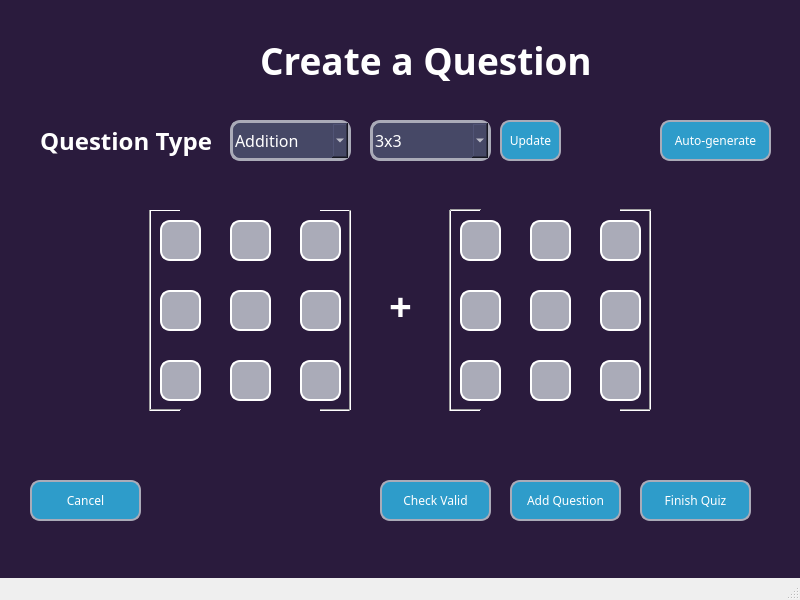
<?xml version="1.0" encoding="UTF-8"?>
<ui version="4.0">
 <class>MainWindow</class>
 <widget class="QMainWindow" name="MainWindow">
  <property name="geometry">
   <rect>
    <x>0</x>
    <y>0</y>
    <width>800</width>
    <height>600</height>
   </rect>
  </property>
  <property name="windowTitle">
   <string>MainWindow</string>
  </property>
  <property name="styleSheet">
   <string notr="true">*{
	font: Open Sans SemiBold;
	font-color: white;
}


QPushButton{
    background-color: #2e9cca;
    border-style: solid;
    border-width: 2px;
    border-radius: 10px;
    border-color: #aaabb8;
	color: white;
}

QPushButton:pressed {
	border-width: 5px;
	border-color: white;
	
}

QPushButton:hover{
	background-color: #2964BA;
}

QPushButton:disabled{
	background-color: #464866
}

#centralwidget{
	background: #2A1B3D;
}

QLineEdit{
	background-color: #aaabb8;
	border-style: solid;
	border-width: 2px;
	border-radius: 10px;
	border-color: white;
	selection-background-color: dark grey;
	color: black;
	padding: 2px
}

QLabel{
	color: white;
	font: bold;

}

QTableWidget{
	background-color: #464866;
	color: white;
	selection-background-color: #2964BA;
	border-color: #aaabb8;
	border-style: solid;
	border-width: 1px;
	border-radius: 15px;
	gridline-color: #aaabb8;
}

QRadioButton{
	color: white;
}

QComboBox{
	background: #464866;
	color: white;
	border-color: #aaabb8;
	border-style: solid;
	border-width: 3px;
	border-radius: 10px;
	font-size: 16px;
}

QComboBox:hover{
	background: #2964BA
}



</string>
  </property>
  <widget class="QWidget" name="centralwidget">
   <widget class="QLabel" name="label">
    <property name="geometry">
     <rect>
      <x>260</x>
      <y>30</y>
      <width>341</width>
      <height>61</height>
     </rect>
    </property>
    <property name="font">
     <font>
      <family>Sans SemiBold</family>
      <pointsize>28</pointsize>
      <weight>75</weight>
      <italic>false</italic>
      <bold>true</bold>
      <underline>false</underline>
     </font>
    </property>
    <property name="text">
     <string>Create a Question</string>
    </property>
   </widget>
   <widget class="QLabel" name="label_2">
    <property name="geometry">
     <rect>
      <x>40</x>
      <y>120</y>
      <width>181</width>
      <height>41</height>
     </rect>
    </property>
    <property name="font">
     <font>
      <family>Sans SemiBold</family>
      <pointsize>18</pointsize>
      <weight>75</weight>
      <italic>false</italic>
      <bold>true</bold>
     </font>
    </property>
    <property name="text">
     <string>Question Type</string>
    </property>
   </widget>
   <widget class="QComboBox" name="q_operator_dropdown">
    <property name="geometry">
     <rect>
      <x>230</x>
      <y>120</y>
      <width>121</width>
      <height>41</height>
     </rect>
    </property>
    <property name="font">
     <font>
      <family>Sans SemiBold</family>
      <pointsize>-1</pointsize>
      <weight>50</weight>
      <italic>false</italic>
      <bold>false</bold>
     </font>
    </property>
    <item>
     <property name="text">
      <string>Addition</string>
     </property>
    </item>
    <item>
     <property name="text">
      <string>Subtraction</string>
     </property>
    </item>
    <item>
     <property name="text">
      <string>Inverse</string>
     </property>
    </item>
    <item>
     <property name="text">
      <string>Multiply</string>
     </property>
    </item>
    <item>
     <property name="text">
      <string>Determinant</string>
     </property>
    </item>
   </widget>
   <widget class="QPushButton" name="q_check_valid">
    <property name="geometry">
     <rect>
      <x>380</x>
      <y>480</y>
      <width>111</width>
      <height>41</height>
     </rect>
    </property>
    <property name="text">
     <string>Check Valid</string>
    </property>
   </widget>
   <widget class="QPushButton" name="q_add_question">
    <property name="geometry">
     <rect>
      <x>510</x>
      <y>480</y>
      <width>111</width>
      <height>41</height>
     </rect>
    </property>
    <property name="text">
     <string>Add Question</string>
    </property>
   </widget>
   <widget class="QPushButton" name="q_finish_quiz">
    <property name="geometry">
     <rect>
      <x>640</x>
      <y>480</y>
      <width>111</width>
      <height>41</height>
     </rect>
    </property>
    <property name="text">
     <string>Finish Quiz</string>
    </property>
   </widget>
   <widget class="QComboBox" name="q_dimension_dropdown">
    <property name="geometry">
     <rect>
      <x>370</x>
      <y>120</y>
      <width>121</width>
      <height>41</height>
     </rect>
    </property>
    <property name="font">
     <font>
      <family>Sans SemiBold</family>
      <pointsize>-1</pointsize>
      <weight>50</weight>
      <italic>false</italic>
      <bold>false</bold>
     </font>
    </property>
    <item>
     <property name="text">
      <string>3x3</string>
     </property>
    </item>
    <item>
     <property name="text">
      <string>2x2</string>
     </property>
    </item>
    <item>
     <property name="text">
      <string>4x4</string>
     </property>
    </item>
    <item>
     <property name="text">
      <string>5x5</string>
     </property>
    </item>
   </widget>
   <widget class="QPushButton" name="q_auto_generate">
    <property name="geometry">
     <rect>
      <x>660</x>
      <y>120</y>
      <width>111</width>
      <height>41</height>
     </rect>
    </property>
    <property name="text">
     <string>Auto-generate</string>
    </property>
   </widget>
   <widget class="QPushButton" name="q_update">
    <property name="geometry">
     <rect>
      <x>500</x>
      <y>120</y>
      <width>61</width>
      <height>41</height>
     </rect>
    </property>
    <property name="text">
     <string>Update</string>
    </property>
   </widget>
   <widget class="QWidget" name="q_left_matrix" native="true">
    <property name="geometry">
     <rect>
      <x>110</x>
      <y>210</y>
      <width>271</width>
      <height>201</height>
     </rect>
    </property>
    <widget class="QLineEdit" name="q5">
     <property name="geometry">
      <rect>
       <x>120</x>
       <y>80</y>
       <width>41</width>
       <height>41</height>
      </rect>
     </property>
    </widget>
    <widget class="QLineEdit" name="q2">
     <property name="geometry">
      <rect>
       <x>120</x>
       <y>10</y>
       <width>41</width>
       <height>41</height>
      </rect>
     </property>
    </widget>
    <widget class="QLineEdit" name="q7">
     <property name="geometry">
      <rect>
       <x>50</x>
       <y>150</y>
       <width>41</width>
       <height>41</height>
      </rect>
     </property>
    </widget>
    <widget class="QLineEdit" name="q3">
     <property name="geometry">
      <rect>
       <x>190</x>
       <y>10</y>
       <width>41</width>
       <height>41</height>
      </rect>
     </property>
    </widget>
    <widget class="Line" name="l2">
     <property name="geometry">
      <rect>
       <x>30</x>
       <y>0</y>
       <width>21</width>
       <height>201</height>
      </rect>
     </property>
     <property name="orientation">
      <enum>Qt::Vertical</enum>
     </property>
    </widget>
    <widget class="Line" name="l3">
     <property name="geometry">
      <rect>
       <x>40</x>
       <y>190</y>
       <width>31</width>
       <height>21</height>
      </rect>
     </property>
     <property name="orientation">
      <enum>Qt::Horizontal</enum>
     </property>
    </widget>
    <widget class="Line" name="l4">
     <property name="geometry">
      <rect>
       <x>210</x>
       <y>-10</y>
       <width>31</width>
       <height>21</height>
      </rect>
     </property>
     <property name="orientation">
      <enum>Qt::Horizontal</enum>
     </property>
    </widget>
    <widget class="QLineEdit" name="q8">
     <property name="geometry">
      <rect>
       <x>120</x>
       <y>150</y>
       <width>41</width>
       <height>41</height>
      </rect>
     </property>
    </widget>
    <widget class="Line" name="l6">
     <property name="geometry">
      <rect>
       <x>210</x>
       <y>190</y>
       <width>31</width>
       <height>21</height>
      </rect>
     </property>
     <property name="orientation">
      <enum>Qt::Horizontal</enum>
     </property>
    </widget>
    <widget class="Line" name="l5">
     <property name="geometry">
      <rect>
       <x>230</x>
       <y>0</y>
       <width>20</width>
       <height>201</height>
      </rect>
     </property>
     <property name="orientation">
      <enum>Qt::Vertical</enum>
     </property>
    </widget>
    <widget class="QLineEdit" name="q1">
     <property name="geometry">
      <rect>
       <x>50</x>
       <y>10</y>
       <width>41</width>
       <height>41</height>
      </rect>
     </property>
    </widget>
    <widget class="Line" name="l1">
     <property name="geometry">
      <rect>
       <x>40</x>
       <y>-10</y>
       <width>31</width>
       <height>21</height>
      </rect>
     </property>
     <property name="orientation">
      <enum>Qt::Horizontal</enum>
     </property>
    </widget>
    <widget class="QLineEdit" name="q6">
     <property name="geometry">
      <rect>
       <x>190</x>
       <y>80</y>
       <width>41</width>
       <height>41</height>
      </rect>
     </property>
    </widget>
    <widget class="QLineEdit" name="q4">
     <property name="geometry">
      <rect>
       <x>50</x>
       <y>80</y>
       <width>41</width>
       <height>41</height>
      </rect>
     </property>
    </widget>
    <widget class="QLineEdit" name="q9">
     <property name="geometry">
      <rect>
       <x>190</x>
       <y>150</y>
       <width>41</width>
       <height>41</height>
      </rect>
     </property>
    </widget>
   </widget>
   <widget class="QWidget" name="q_right_matrix" native="true">
    <property name="geometry">
     <rect>
      <x>350</x>
      <y>190</y>
      <width>411</width>
      <height>231</height>
     </rect>
    </property>
    <widget class="Line" name="line_18">
     <property name="geometry">
      <rect>
       <x>290</x>
       <y>20</y>
       <width>20</width>
       <height>201</height>
      </rect>
     </property>
     <property name="orientation">
      <enum>Qt::Vertical</enum>
     </property>
    </widget>
    <widget class="QLineEdit" name="q15">
     <property name="geometry">
      <rect>
       <x>250</x>
       <y>100</y>
       <width>41</width>
       <height>41</height>
      </rect>
     </property>
    </widget>
    <widget class="QLineEdit" name="q17">
     <property name="geometry">
      <rect>
       <x>180</x>
       <y>170</y>
       <width>41</width>
       <height>41</height>
      </rect>
     </property>
    </widget>
    <widget class="QLineEdit" name="q14">
     <property name="geometry">
      <rect>
       <x>180</x>
       <y>100</y>
       <width>41</width>
       <height>41</height>
      </rect>
     </property>
    </widget>
    <widget class="QLineEdit" name="q18">
     <property name="geometry">
      <rect>
       <x>250</x>
       <y>170</y>
       <width>41</width>
       <height>41</height>
      </rect>
     </property>
    </widget>
    <widget class="QLineEdit" name="q16">
     <property name="geometry">
      <rect>
       <x>110</x>
       <y>170</y>
       <width>41</width>
       <height>41</height>
      </rect>
     </property>
    </widget>
    <widget class="Line" name="line_17">
     <property name="geometry">
      <rect>
       <x>270</x>
       <y>210</y>
       <width>31</width>
       <height>21</height>
      </rect>
     </property>
     <property name="orientation">
      <enum>Qt::Horizontal</enum>
     </property>
    </widget>
    <widget class="Line" name="line_13">
     <property name="geometry">
      <rect>
       <x>100</x>
       <y>10</y>
       <width>31</width>
       <height>21</height>
      </rect>
     </property>
     <property name="orientation">
      <enum>Qt::Horizontal</enum>
     </property>
    </widget>
    <widget class="QLineEdit" name="q12">
     <property name="geometry">
      <rect>
       <x>250</x>
       <y>30</y>
       <width>41</width>
       <height>41</height>
      </rect>
     </property>
    </widget>
    <widget class="QLineEdit" name="q13">
     <property name="geometry">
      <rect>
       <x>110</x>
       <y>100</y>
       <width>41</width>
       <height>41</height>
      </rect>
     </property>
    </widget>
    <widget class="Line" name="line_14">
     <property name="geometry">
      <rect>
       <x>270</x>
       <y>10</y>
       <width>31</width>
       <height>21</height>
      </rect>
     </property>
     <property name="orientation">
      <enum>Qt::Horizontal</enum>
     </property>
    </widget>
    <widget class="QLineEdit" name="q11">
     <property name="geometry">
      <rect>
       <x>180</x>
       <y>30</y>
       <width>41</width>
       <height>41</height>
      </rect>
     </property>
    </widget>
    <widget class="QLineEdit" name="q10">
     <property name="geometry">
      <rect>
       <x>110</x>
       <y>30</y>
       <width>41</width>
       <height>41</height>
      </rect>
     </property>
    </widget>
    <widget class="QLabel" name="q_operator_label">
     <property name="geometry">
      <rect>
       <x>0</x>
       <y>90</y>
       <width>101</width>
       <height>51</height>
      </rect>
     </property>
     <property name="font">
      <font>
       <family>Sans SemiBold</family>
       <pointsize>-1</pointsize>
       <weight>75</weight>
       <italic>false</italic>
       <bold>true</bold>
      </font>
     </property>
     <property name="styleSheet">
      <string notr="true">QLabel {
	font-size: 40px;
}</string>
     </property>
     <property name="text">
      <string>+</string>
     </property>
     <property name="alignment">
      <set>Qt::AlignCenter</set>
     </property>
    </widget>
    <widget class="Line" name="line_15">
     <property name="geometry">
      <rect>
       <x>100</x>
       <y>210</y>
       <width>31</width>
       <height>21</height>
      </rect>
     </property>
     <property name="orientation">
      <enum>Qt::Horizontal</enum>
     </property>
    </widget>
    <widget class="Line" name="line_16">
     <property name="geometry">
      <rect>
       <x>90</x>
       <y>20</y>
       <width>21</width>
       <height>201</height>
      </rect>
     </property>
     <property name="orientation">
      <enum>Qt::Vertical</enum>
     </property>
    </widget>
   </widget>
   <widget class="QPushButton" name="q_cancel">
    <property name="geometry">
     <rect>
      <x>30</x>
      <y>480</y>
      <width>111</width>
      <height>41</height>
     </rect>
    </property>
    <property name="text">
     <string>Cancel</string>
    </property>
   </widget>
  </widget>
  <widget class="QStatusBar" name="statusbar"/>
 </widget>
 <resources/>
 <connections/>
</ui>
